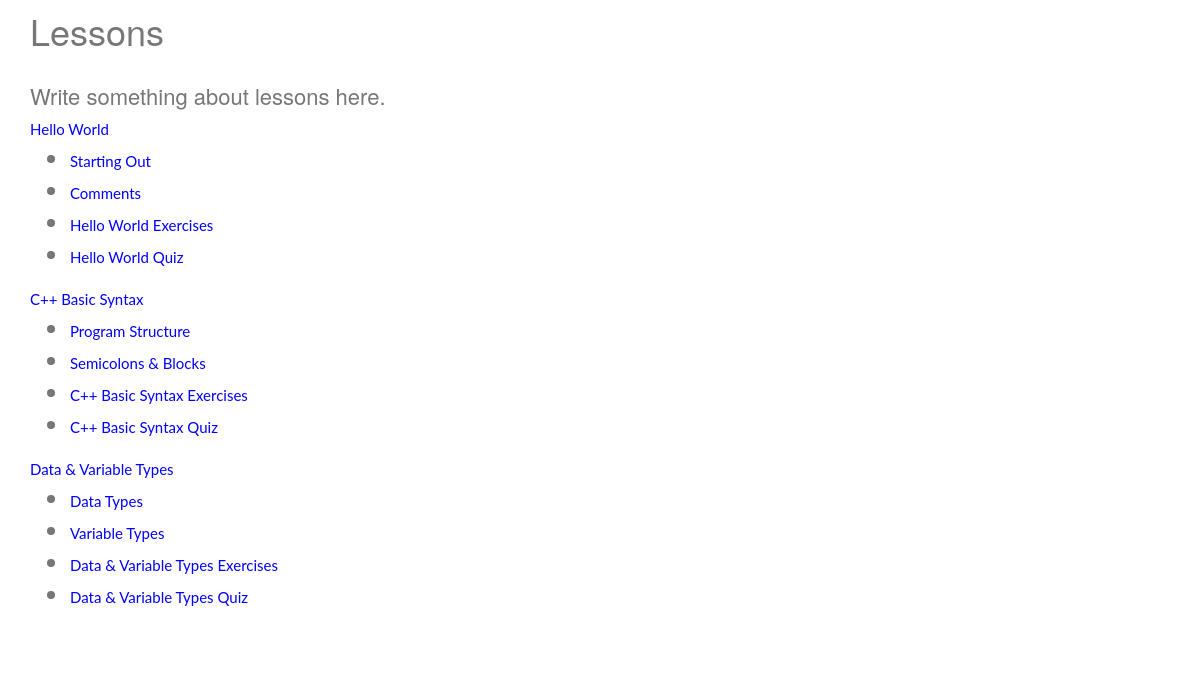
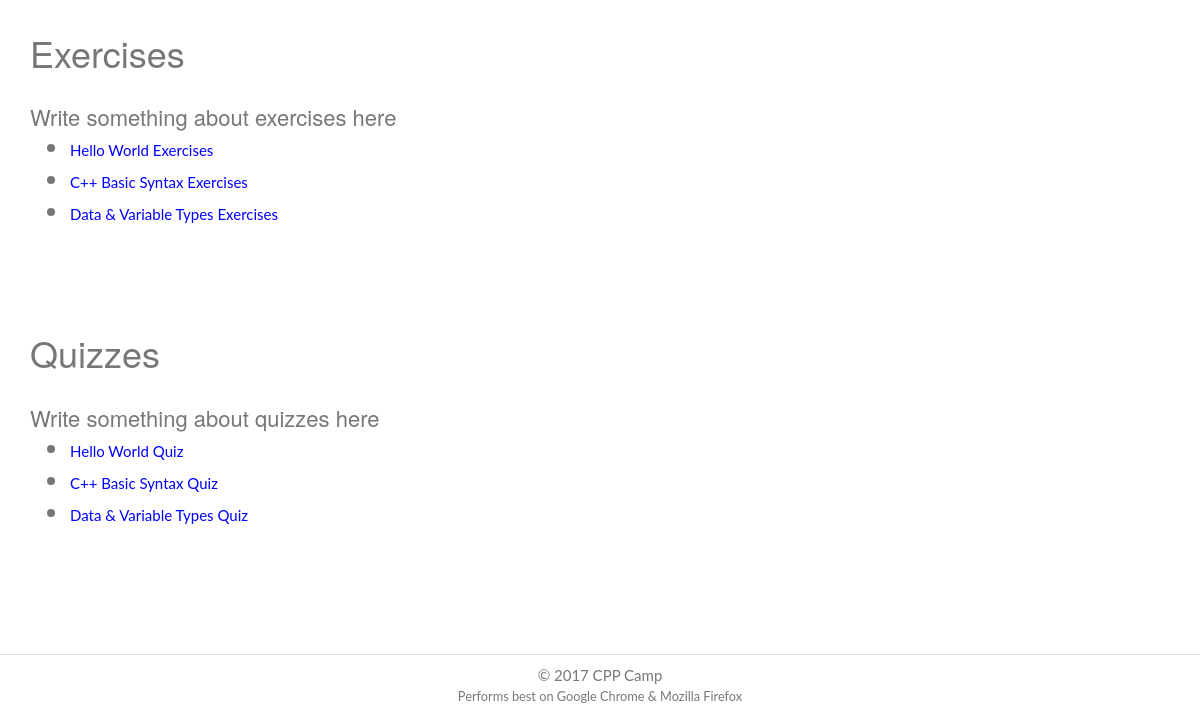
The app's page /lessons/ (lower part), older data (2 pictures, top to bottom).
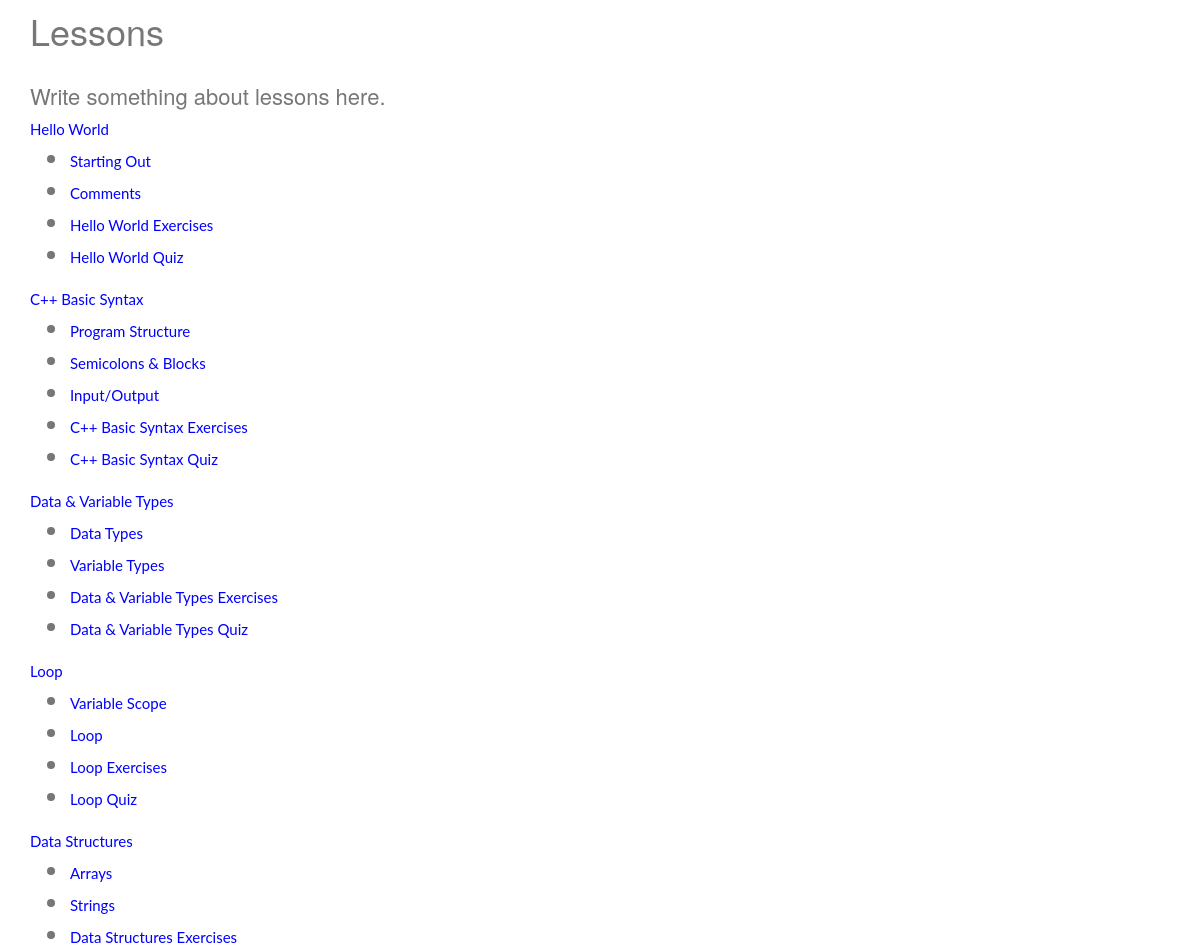
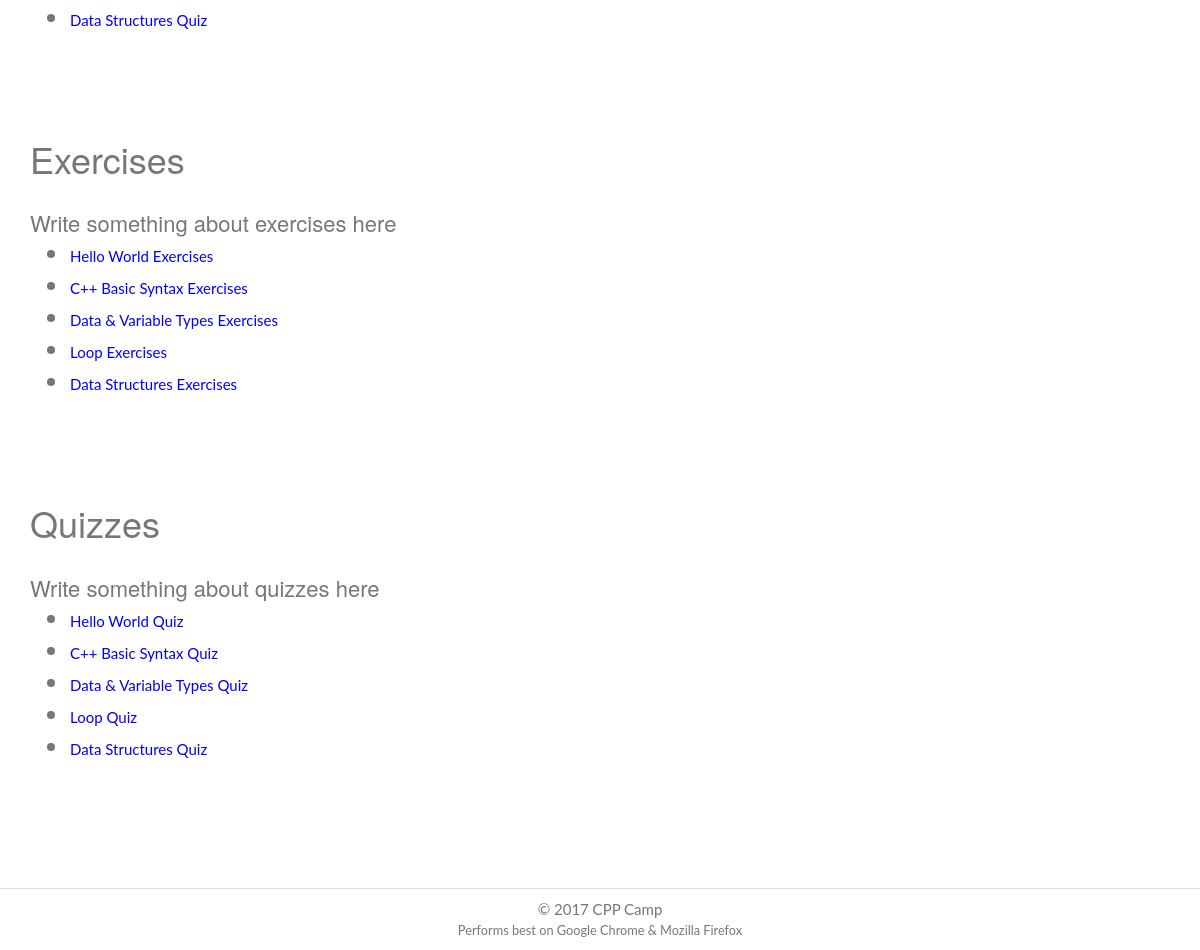
The same page, newer data (2 pictures, top to bottom).
### lessons/models.py (models this page shows, shortened)
class Lesson(models.Model):
    name = models.CharField(max_length=100)
    lesson_id = models.IntegerField()
    pub_date = models.DateTimeField('date published')
    user = models.ForeignKey(User)
    def was_published_recently(self):
        now = timezone.now()
        return now - datetime.timedelta(days=1) <= self.pub_date <= now
    was_published_recently.admin_order_field = 'pub_date'
    was_published_recently.boolean = True
    was_published_recently.short_description = 'Published recently?'

class Entry(models.Model):
    lesson = models.ForeignKey(Lesson, on_delete=models.CASCADE)
    lesson_header = models.CharField(max_length=100)
    lesson_text = models.TextField()
    mod_date = models.DateField()

### lessons/views.py (the view)
class IndexView(generic.ListView):
    template_name = 'lessons/index.html'
    context_object_name = 'latest_lesson_list'
    def get_queryset(self):
        return Lesson.objects.order_by('lesson_id')

### lessons/templates/lessons/index.html (shortened to what this page needs)
{% extends "base.html" %}
{% block content %}
  <div class="section section-description">
         <div class="container">
             <h2 class="section-title">Lessons</h2>
  <h4 class="text-left">Write something about lessons here.
<BR> {% for lesson in latest_lesson_list %}
<a href="/../lessons/{{lesson.lesson_id}}">{{lesson.name}}</a>
<ul>
    {% for entry in lesson.entry_set.all %}
    <li><small><a href=/../lessons/{{lesson.lesson_id}}/#{{entry.lesson_header}}>{{entry.lesson_header}}</a></small></li>
    {% endfor %}
    <li><small><a href="/../lessons/exercise/{{lesson.lesson_id}}">{{lesson.name}} Exercises</a></small></li>
    <li><small><a href="/../lessons/quiz/{{lesson.lesson_id}}">{{lesson.name}} Quiz</a></small></li>
</ul>
{% endfor %}</h4>
        </div>
  </div>
  <div class="section section-description">
         <div class="container">
             <h2 class="section-title">Exercises</h2>
<h4 class="text-left">Write something about exercises here
<BR>
<ul>    {% for lesson in latest_lesson_list %}
<li><small><a href="/../lessons/exercise/{{lesson.lesson_id}}">{{lesson.name}} Exercises</a></small></li>
{% endfor %}
</ul></h4>
</div>
</div>
<div class="section section-description">
       <div class="container">
           <h2 class="section-title">Quizzes</h2>
<h4 class="text-left">Write something about quizzes here
<BR>
<ul>{% for lesson in latest_lesson_list %}
<li><small><a href="/../lessons/quiz/{{lesson.lesson_id}}">{{lesson.name}} Quiz</a></small></li>
{% endfor %}</ul></h4>
</div>
</div>
{% endblock %}

Row changes from the older to the newer data that the page shows:
added Entry: lesson_header "Input/Output", shown under Lesson "C++ Basic Syntax"
added Lesson: name "Loop"
added Entry: lesson_header "Variable Scope", shown under "Loop"
added Entry: lesson_header "Loop"
added Lesson: name "Data Structures"
added Entry: lesson_header "Arrays", shown under "Data Structures"
added Entry: lesson_header "Strings", shown under "Data Structures"
